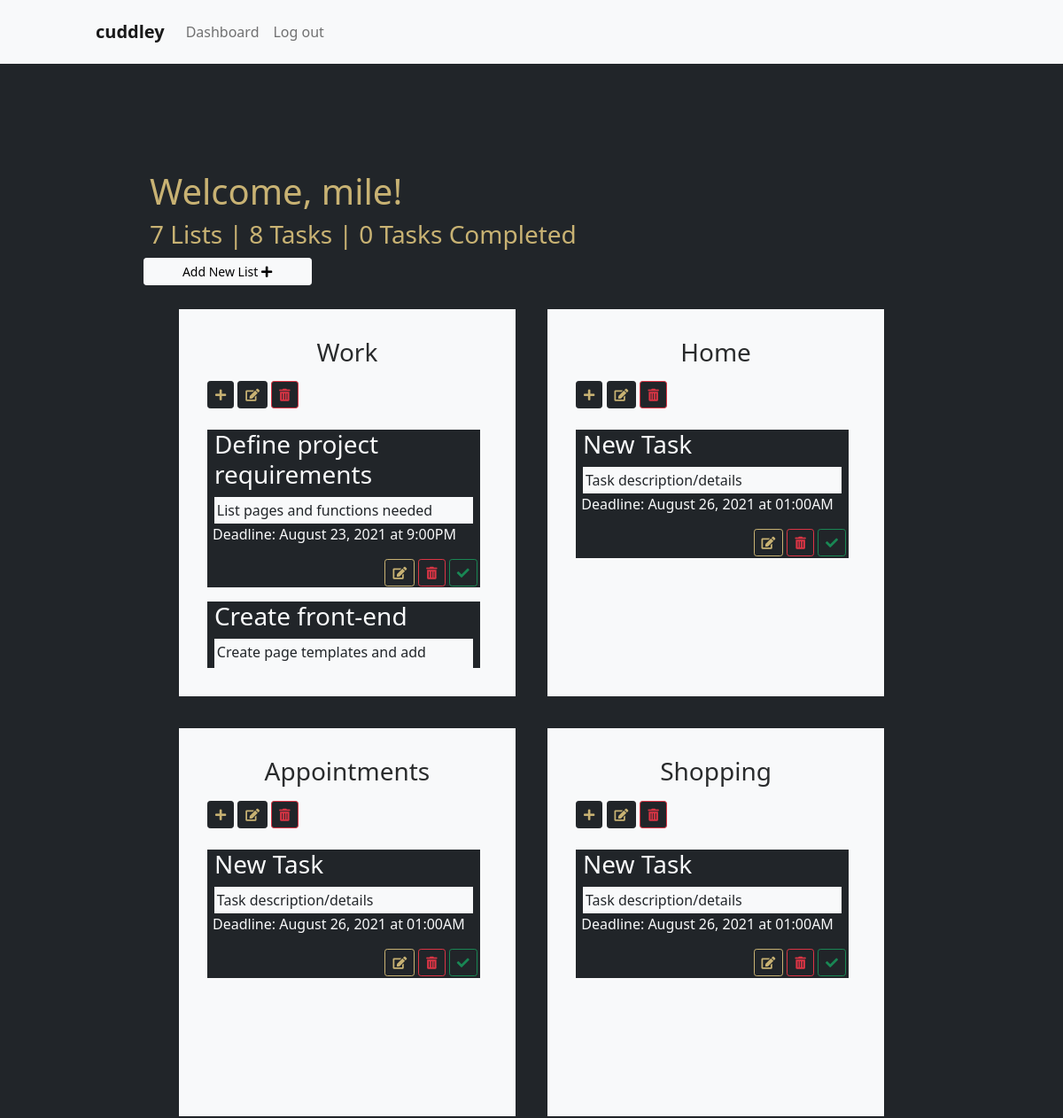
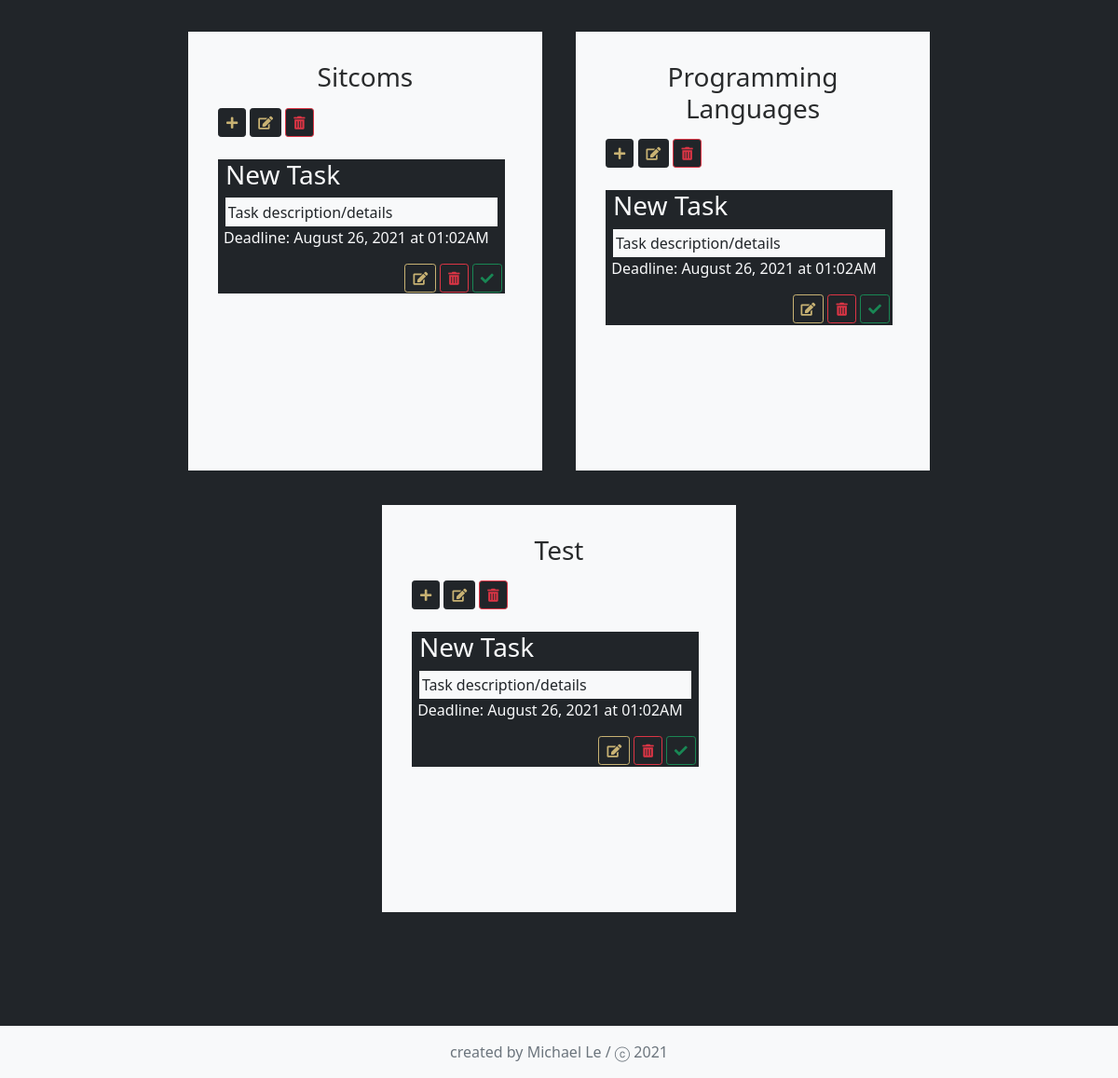
The page /dashboard/mile (signed in) on the database its author committed (2 pictures, top to bottom).
### main.py (models this page shows)
class User(UserMixin, db.Model):
    __tablename__ = "users"
    id = db.Column(db.Integer, primary_key=True)
    username = db.Column(db.String, nullable=False)
    email = db.Column(db.String(100), nullable=False, unique=True)
    password = db.Column(db.String, nullable=False)
    lists = relationship("List", back_populates="list_creator")
    tasks = relationship("Task", back_populates="task_creator")

class List(db.Model):
    __tablename__ = "lists"
    id = db.Column(db.Integer, primary_key=True)
    list_name = db.Column(db.String, nullable=False)
    tasks = relationship("Task", back_populates="parent_list")
    list_creator_id = db.Column(db.Integer, db.ForeignKey("users.id"))  # adds new column in List for foreign key
    list_creator = relationship("User", back_populates="lists")
    def __repr__(self):
        return self.list_name

class Task (db.Model):
    __tablename__ = "tasks"
    id = db.Column(db.Integer, primary_key=True)
    task_name = db.Column(db.String, nullable=False)
    task_description = db.Column(db.String)
    deadline = db.Column(db.String(50))
    progress = db.Column(db.Boolean, nullable=False)
    date_created = db.Column(db.Date, nullable=False)
    task_creator_id = db.Column(db.Integer, db.ForeignKey("users.id"))  # adds new column in Task for foreign key
    task_creator = relationship("User", back_populates="tasks")
    parent_list_id = db.Column(db.Integer, db.ForeignKey("lists.id"))  # adds new column in Task for foreign key
    parent_list = relationship("List", back_populates="tasks")

### main.py (the view)
@app.route('/dashboard/<username>')
@login_required
def dashboard(username):
    all_user_tasks = Task.query.filter_by(task_creator_id=current_user.id).all()
    print(all_user_tasks)
    user_lists = [lst for lst in List.query.all() if lst.list_creator_id == current_user.id]
    print(user_lists)
    num_lists = len(user_lists)
    num_tasks = len(all_user_tasks)
    num_tasks_completed = len([task for task in all_user_tasks if task.progress == 1])
    return render_template("dashboard.html", current_user=current_user, user_lists=user_lists,
                           user_tasks=all_user_tasks, username=username, current_year=CURRENT_YEAR,
                           num_lists=num_lists, num_tasks=num_tasks, num_completed=num_tasks_completed)

### main.py (called while the page is built)
@login_manager.user_loader
def load_user(user_id):
    return User.query.get(int(user_id))

### templates/dashboard.html
{% include 'header.html' %}
<div class="dashboard-container">
    <div class="lists-container">
        <div class="row welcome-row">
            <h1 class="large-header">Welcome, {{username}}!</h1>
            <h3 class="small-header ">
                {{ num_lists }} {% if num_lists != 1 %}Lists |{% else %}List | {% endif %}
                {{ num_tasks }} {% if num_tasks != 1 %}Tasks |{% else %}Task | {% endif %}
                {{ num_completed }} {% if num_completed != 1 %}Tasks Completed {% else %} Task Completed {% endif %}</h3>
            <a href="{{ url_for('new_list') }}" type="button" class="btn btn-light btn-sm add-list-btn col-lg-1 col-md-6 col-sm-10" title="Add List">
                Add New List  <i class="fas fa-plus"></i>
            </a>
        </div>
        <div class="row lists-row">
            {% for list in user_lists %}
            <div class="list bg-light col-lg-3 col-md-5 col-sm-12">
                <h3 class="list-header bg-light">{{list.list_name}}</h3>
                <div class="list-buttons">
                    <a href="{{ url_for('new_task', list_id=list.id) }}" type="button" class="btn btn-dark btn-sm list-btn"  title="Add Task"><i class="fas fa-plus"></i></a>
                    <a href="{{ url_for('update_list', list_id=list.id) }}" type="button" class="btn btn-dark btn-sm list-btn" title="Edit List Name"><i class="fas fa-edit"></i></a>
                    <a href="{{ url_for('delete_list', list_id=list.id) }}" type="button" class="btn btn-dark btn-outline-danger btn-sm" title="Delete List"><i class="fas fa-trash-alt"></i></a>
                </div>
                <div class="task-section">
                    {% for task in user_tasks %}
                    {% if task.parent_list_id == list.id %}
                    <div class="task-container bg-dark text-light">
                        {% if task.progress == 0 %}
                        <h3 class="task-name">{{ task.task_name }}</h3>
                        {% else %}
                        <h3 class="task-name" style="text-decoration: line-through">{{ task.task_name }}</h3>
                        {% endif %}
                        <div class="description-container bg-light text-dark">
                            <p class="task-description">{{ task.task_description }}</p>
                        </div>
                        <p class="due-date">Deadline: {{ task.deadline }}</p>
                        <div class="task-buttons">
                            <a href="{{ url_for('update_task', task_id=task.id) }}" type="button" class="btn btn-sm edit-task-btn" title="Edit Task">
                                <i class="fas fa-edit"></i>
                            </a>
                            <a href="{{ url_for('delete_task', task_id=task.id) }}" type="button" class="btn btn-outline-danger btn-sm delete-task-btn" title="Delete Task">
                                <i class="fas fa-trash-alt"></i>
                            </a>
                            {% if task.progress == 1 %}
                            <a href="{{ url_for('update_task_progress', task_id=task.id) }}" type="button" class="btn btn-outline-secondary btn-sm check-box" title="Mark Task Incomplete">
                                <i class="far fa-circle"></i>
                            </a>
                            {% else %}
                            <a href="{{ url_for('update_task_progress', task_id=task.id) }}" type="button" class="btn btn-outline-success btn-sm check-box" title="Mark Task Complete">
                                <i class="fas fa-check"></i>
                            </a>
                            {% endif %}
                        </div>
                    </div>
                    {% endif %}
                    {% endfor %}
                </div>
            </div>
            {% endfor %}
        </div>
    </div>
</div>
{% include 'footer.html' %}

### static/styles.css (style rules this page uses)
html { min-height: 100vh; position: relative; }
.dashboard-container { padding: 10rem 10rem 10rem; }
.dashboard-container .large-header { color: #c8b273; margin: 2rem 1% 0; }
.dashboard-container .small-header { color: #c8b273; margin: 0.5rem 1% 0; }
.welcome-row { min-width: 380px; }
.lists-row { justify-content:center; }
.lists-container .add-list-btn { min-width: 190px; margin: 1% 1.5%; }
.list { text-align: center; min-height: 21rem; min-width: 380px; margin: 2% 2%; border: none; padding: 2rem; color: #292b2c; overflow: auto; padding-bottom: 2rem; }
.list-header { margin-bottom: 1rem; }
.list-buttons { text-align: left; margin-bottom: 0.5rem; }
.list-btn { color: #c8b273; }
.task-section { height: 285px; overflow: auto; padding-right: 0.5rem; }
.task-section:last-child { padding-bottom: 4.5rem; }
.task-container { margin: 1rem 0; padding: 0 0 0.1rem 0; }
.task-name { text-align: left; padding: 0 0.5rem; }
.description-container { width: 95%; margin: auto; }
.task-description { padding: 0.2rem; margin-bottom: 0; font-size: 1rem; text-align: left; }
.due-date { text-align: left; font-size: 1rem; padding: 0 0 0 2%; }
.task-buttons { padding-right: 0.2rem; text-align: right; }
.edit-task-btn { border-color: #c8b273; color: #c8b273; }

### rows shown on the page
User: username "mile"
List: list_name "Work"
Task: task_name "Define project requirements", task_description "List pages and functions needed", deadline "August 23, 2021 at 9:00PM"
Task: task_name "Create front-end", task_description "Create page templates and add…"
List: list_name "Home"
Task: task_name "New Task", task_description "Task description/details", deadline "August 26, 2021 at 01:00AM"
List: list_name "Appointments"
Task: task_name "New Task", task_description "Task description/details", deadline "August 26, 2021 at 01:00AM"
List: list_name "Shopping"
Task: task_name "New Task", task_description "Task description/details", deadline "August 26, 2021 at 01:00AM"
List: list_name "Sitcoms"
Task: task_name "New Task", task_description "Task description/details", deadline "August 26, 2021 at 01:02AM"
List: list_name "Programming Languages"
Task: task_name "New Task", task_description "Task description/details", deadline "August 26, 2021 at 01:02AM"
List: list_name "Test"
Task: task_name "New Task", task_description "Task description/details", deadline "August 26, 2021 at 01:02AM"

### other values the page prints
{{ num_lists }} "7"
{{ num_tasks }} "8"
{{ num_completed }} "0"
{{ current_year }} "2021"
